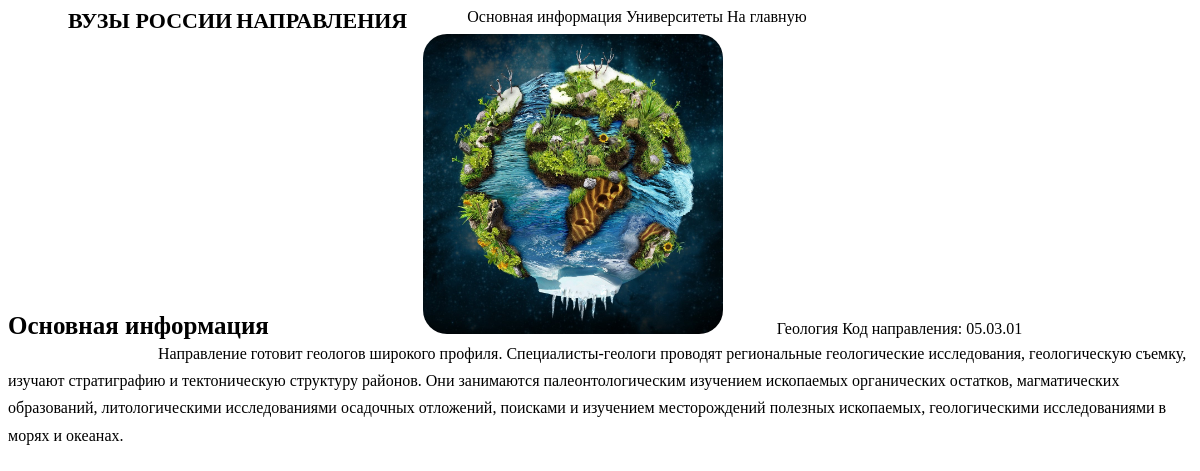
Page /specialties/3 on the earlier database version.
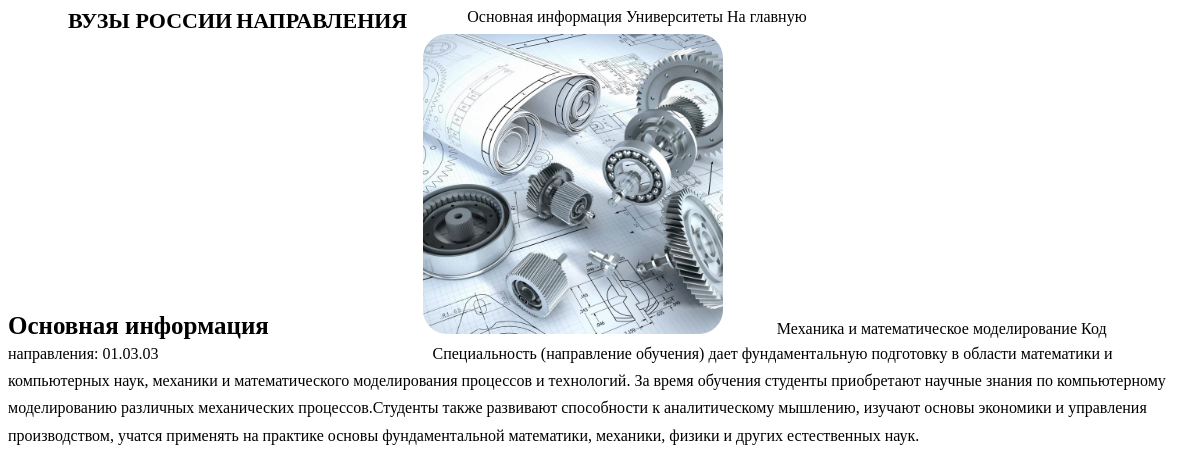
Same page on the later database version.
### data/specialties.py (models this page shows)
class Specialties(SqlAlchemyBase, SerializerMixin):
    __tablename__ = 'specialties'
    id = sqlalchemy.Column(sqlalchemy.Integer, unique=True,
                           primary_key=True, autoincrement=True)
    name = sqlalchemy.Column(sqlalchemy.Text, nullable=False)
    description = sqlalchemy.Column(sqlalchemy.Text, nullable=False)
    image = sqlalchemy.Column(sqlalchemy.Text, nullable=False)
    code = sqlalchemy.Column(sqlalchemy.VARCHAR, nullable=False)
    universities = orm.relation("Universities_Specialties", back_populates='specialties')

### main.py (the view)
@app.route("/specialties/<int:specialty_id>")
def specialty(specialty_id):
    abort_if_specialty_not_found(specialty_id)
    db_sess = db_session.create_session()
    specialty_data = db_sess.query(Specialties).get(specialty_id)
    return render_template('specialty.html', specialty=specialty_data)

### data/db_session.py (called while the page is built)
def create_session() -> Session:
    global __factory
    return __factory()

### main.py (called while the page is built)
def abort_if_specialty_not_found(specialty_id):
    abort_session = db_session.create_session()
    specialty_data = abort_session.query(Specialties).get(specialty_id)
    if not specialty_data:
        abort(404, message=f"Specialty {specialty_id} not found")

### templates/specialty.html (shortened to what this page needs)
<!DOCTYPE html>
<html lang="ru">
<head>
    <link rel="stylesheet" href="{{ url_for('static', filename='css/variables.css') }}"/>
    <link rel="stylesheet" href="{{ url_for('static', filename='css/dark_style.css') }}"/>
    <link rel="stylesheet" href="{{ url_for('static', filename='css/cards_style.css') }}"/>
    <link rel="stylesheet" href="{{ url_for('static', filename='css/header_style.css') }}"/>
    <link rel="stylesheet" href="https://cdn.jsdelivr.net/npm/@ionic/core/css/ionic.bundle.css"/>
    <link rel="stylesheet" href="{{ url_for('static', filename='css/university_specialty_style.css') }}"/>
</head>
<body>
    <ion-app mode="md">
        <ion-header>
            <ion-toolbar style="padding-top: 0;" class="header-toolbar">
                <ion-row class="ion-align-items-center toolbar">
                    <ion-col class="menu-col">
                        <ion-button color="medium" fill="clear" class="menu-item" href="/">ВУЗЫ РОССИИ</ion-button>
                        <ion-button fill="clear" class="menu-item" href="/specialties">НАПРАВЛЕНИЯ</ion-button>
                        <div class="burger">
                        </div>
                    </ion-col>
                </ion-row>
            </ion-toolbar>
        </ion-header>
        <ion-content>
            <ion-menu side="start" content-id="main-content" class="menu">
                <ion-content>
                  <ion-list class="menu-content">
                    <ion-item id="menu-item" name="info" class="ion-activatable">
                        <ion-label>Основная информация</ion-label>
                    </ion-item>
                    <ion-item id="menu-item" name="universities" class="ion-activatable">
                        <ion-label>Университеты</ion-label>
                    </ion-item>
                    <ion-item id="menu-item" name="back" class="ion-activatable">
                        <ion-label>На главную</ion-label>
                    </ion-item>
                  </ion-list>
                </ion-content>
            </ion-menu>
            <div id="info">
                <ion-title color="primary" class="subtitle bold">Основная информация</ion-title>
                <ion-card class="specialty-card main-info-card">
                    <ion-row>
                        <ion-col class="specialty-image-col specialty-image-col">
                            <img class="specialty-image" src="{{ url_for('static', filename='images/specialties/' + specialty.image) }}" alt=""/>
                        </ion-col>
                        <ion-col class="specialty-col" id="content">
                            <ion-card-header class="specialty-header">
                                <ion-card-title>{{ specialty.name }}</ion-card-title>
                                <ion-card-subtitle>Код направления: {{ specialty.code }}</ion-card-subtitle>
                            </ion-card-header>
                        </ion-col>
                    </ion-row>
                </ion-card>
                <ion-card class="specialty-card specialty-description-card main-description-card">
                    <ion-row>
                        <ion-col class="specialty-col specialty-desc-col" id="content">
                            <ion-card-content class="specialty-desc content-lg">{{ specialty.description }}</ion-card-content>
                        </ion-col>
                    </ion-row>
                </ion-card>
            </div>
        </ion-content>
    </ion-app>
</body>
</html>

Differences in the rows shown:
changed Specialties: image: a different picture; name "Геология" → "Механика и математическое моделирование"; code "05.03.01" → "01.03.03"; description "Направление готовит геологов широкого профиля. Специалисты-геологи проводят региональные геологические исследования, геологическую съемку, изучают стратиграфию и тектоническую структуру районов. Они занимаются палеонтологическим изучением ископаемых органических остатков, магматических образований, литологическими исследованиями осадочных отложений, поисками и изучением месторождений полезных ископаемых, геологическими исследованиями в морях и океанах." → "Специальность (направление обучения) дает фундаментальную подготовку в области математики и компьютерных наук, механики и математического моделирования процессов и технологий. За время обучения студенты приобретают научные знания по компьютерному моделированию различных механических процессов.Студенты также развивают способности к аналитическому мышлению, изучают основы экономики и управления производством, учатся применять на практике основы фундаментальной математики, механики, физики и других естественных наук."
